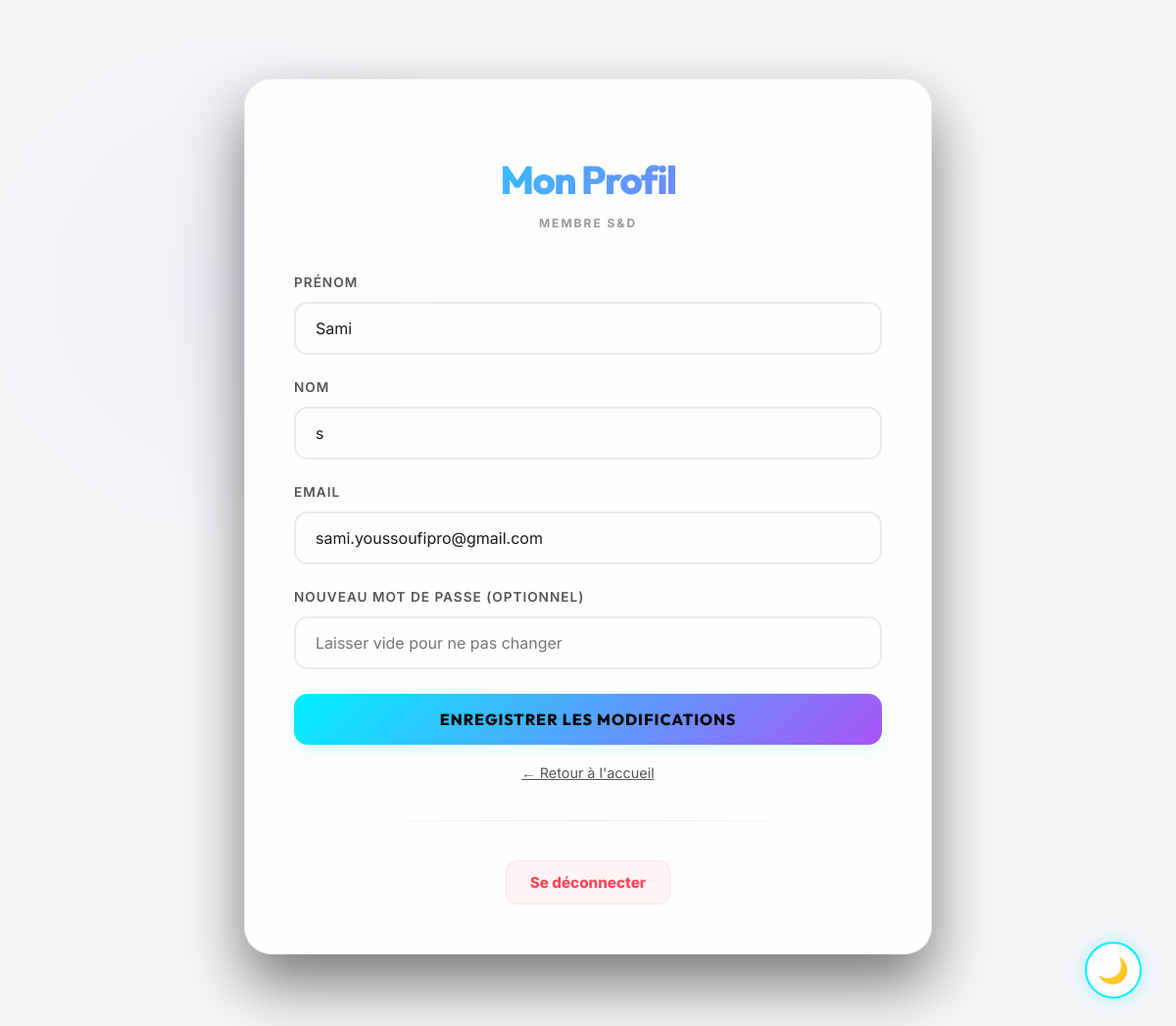
Page /profil.php (signed in) on the committed database.
### tables this page shows
CREATE TABLE `customers` (
  `customer_id` int NOT NULL AUTO_INCREMENT,
  `first_name` varchar(255) NOT NULL,
  `last_name` varchar(255) NOT NULL,
  `email` varchar(255) NOT NULL,
  `password` varchar(255) NOT NULL,
  PRIMARY KEY (`customer_id`)
);

### profil.php (the view, shortened to what this page needs)
<?php
$host = 'localhost';
$dbname = 'ecommerce';
$username = 'root';
$password = '';
$customer_id = $_SESSION['customer_id'];
try {
    $pdo = new PDO("mysql:host=$host;dbname=$dbname;charset=utf8", $username, $password);
    $stmt = $pdo->prepare("SELECT * FROM customers WHERE customer_id = ?");
    $stmt->execute([$customer_id]);
    $user = $stmt->fetch();
} catch (PDOException $e) {
    die("Erreur : " . $e->getMessage());
}
?>
<!DOCTYPE html>
<html lang="fr">
<head>
    <link rel="stylesheet" href=""> </head>
</head>
<body>
    <button id="theme-toggle" class="theme-toggle" aria-label="Changer le thème"></button>
    <div class="profile-container">
        <div class="profile-header">
            <h1>Mon Profil</h1>
            <p class="member-since">Membre S&D</p>
        </div>
        <form method="POST" action="profil.php">
            <div class="form-group">
                <label>Prénom</label>
                <input type="text" name="first_name" value="<?php echo htmlspecialchars($user['first_name']); ?>" required>
            </div>
            <div class="form-group">
                <label>Nom</label>
                <input type="text" name="last_name" value="<?php echo htmlspecialchars($user['last_name']); ?>" required>
            </div>
            <div class="form-group">
                <label>Email</label>
                <input type="email" name="email" value="<?php echo htmlspecialchars($user['email']); ?>" required>
            </div>
            <div class="form-group">
                <label>Nouveau mot de passe (optionnel)</label>
                <input type="password" name="new_password" placeholder="Laisser vide pour ne pas changer">
            </div>
            <button type="submit" class="btn btn-primary">Enregistrer les modifications</button>
        </form>
        <a href="index.php" class="btn-back">← Retour à l'accueil</a>
        <hr class="divider">
        <div style="text-align: center;">
            <a href="logout.php" class="btn-logout">Se déconnecter</a>
        </div>
    </div>
</body>
</html>

### profil.php (style rules this page uses)
:root { --accent: #00f0ff; --accent-purple: #a855f7; --bg-dark: #0a0a0a; --bg-card: rgba(20, 20, 20, 0.8); --text-primary: #f5f5f5; --text-secondary: #a0a0a0; --text-muted: #5a5a5a; --glass-border: rgba(255, 255, 255, 0.06); }
[data-theme="light"] { --bg-dark: #f5f5f7; --bg-card: rgba(255, 255, 255, 0.85); --text-primary: #1a1a1a; --text-secondary: #555555; --text-muted: #999999; --glass-border: rgba(0, 0, 0, 0.08); }
body { background: var(--bg-dark); font-family: 'Inter', 'Poppins', sans-serif; color: var(--text-primary); margin: 0; padding: 0; min-height: 100vh; position: relative; overflow-x: hidden; transition: background 0.4s ease, color 0.4s ease; }
.theme-toggle { position: fixed; bottom: 35px; right: 35px; z-index: 10000; width: 58px; height: 58px; border-radius: 50%; border: 2px solid var(--accent); background: var(--bg-card); backdrop-filter: blur(20px); cursor: pointer; display: flex; align-items: center; justify-content: center; font-size: 1.6rem; color: var(--accent); box-shadow: 0 0 20px rgba(0, 240, 255, 0.3); transition: all 0.4s cubic-bezier(0.175, 0.885, 0.32, 1.275); }
body::before { content: ""; position: absolute; top: -10%; left: -5%; width: 600px; height: 600px; background: radial-gradient(circle, rgba(168,85,247,0.05) 0%, transparent 70%); border-radius: 50%; pointer-events: none; }
.profile-container { max-width: 600px; margin: 80px auto; padding: 50px; background: var(--bg-card); backdrop-filter: blur(24px); border-radius: 28px; box-shadow: 0 30px 60px rgba(0,0,0,0.5); border: 1px solid var(--glass-border); position: relative; z-index: 10; animation: fadeInUp 0.8s ease-out; transition: background 0.4s ease, border 0.4s ease; }
.profile-header { text-align: center; margin-bottom: 45px; }
.profile-header h1 { font-family: 'Outfit', sans-serif; font-weight: 800; font-size: 2.5rem; letter-spacing: -1.5px; margin-bottom: 12px; background: linear-gradient(135deg, #00f0ff, #a855f7); -webkit-background-clip: text; background-clip: text; -webkit-text-fill-color: transparent; }
.member-since { color: var(--text-muted); text-transform: uppercase; font-size: 0.75rem; font-weight: 700; letter-spacing: 2px; }
.form-group { margin-bottom: 25px; }
.form-group label { display: block; margin-bottom: 12px; font-size: 0.85rem; font-weight: 600; color: var(--text-secondary); text-transform: uppercase; letter-spacing: 1px; }
.form-group input { width: 100%; padding: 15px 20px; background: rgba(255,255,255,0.03); border: 2px solid var(--glass-border); border-radius: 14px; color: var(--text-primary); font-family: inherit; font-size: 1rem; transition: all 0.3s ease; box-sizing: border-box; }
.btn { padding: 16px; border-radius: 14px; font-weight: 800; font-family: 'Outfit', sans-serif; font-size: 1rem; text-transform: uppercase; letter-spacing: 1px; cursor: pointer; transition: all 0.35s cubic-bezier(0.175, 0.885, 0.32, 1.275); text-decoration: none; text-align: center; border: none; display: inline-block; width: 100%; }
.btn-primary { background: linear-gradient(135deg, #00f0ff, #a855f7); color: #0a0a0a; box-shadow: 0 4px 15px rgba(0, 240, 255, 0.15); }
.btn-back { color: var(--text-secondary); font-size: 0.9rem; text-align: center; display: block; margin-top: 20px; transition: 0.3s; }
.divider { margin: 40px 0; border: none; height: 1px; background: linear-gradient(to right, transparent, var(--glass-border), transparent); }
.btn-logout { color: #ff4757; font-size: 0.95rem; font-weight: 800; text-decoration: none; padding: 12px 24px; border-radius: 12px; transition: all 0.3s; display: inline-block; background: rgba(255, 71, 87, 0.05); border: 1px solid rgba(255, 71, 87, 0.1); }

### rows in the picture
customers: first_name "Sami", last_name "s", email "sami.youssoufipro@gmail.com"
